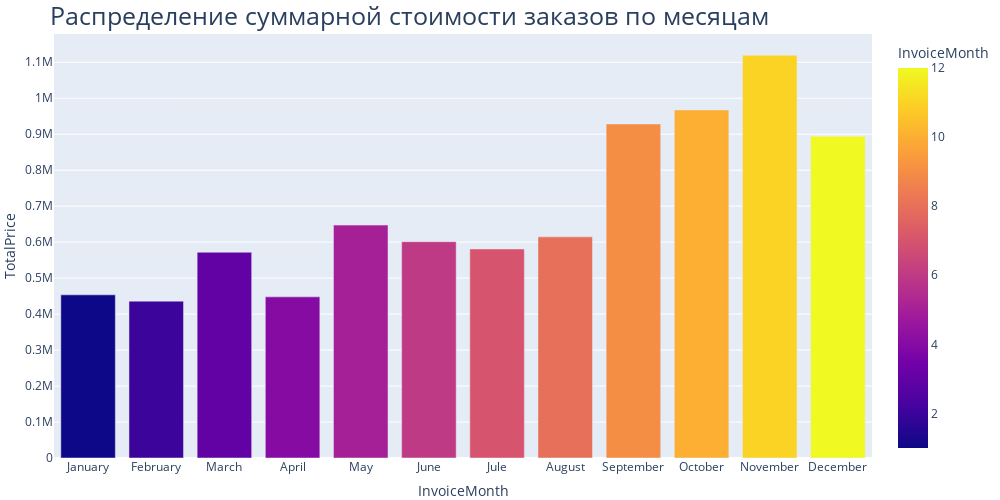

The cell this chart's notebook holds for it:
### Markdown cell above
Визуализируем распределение суммарной стоимости заказов по месяцам

### Code cell
# сгруппируем месяца по сумме общей стоимости товаров, отсортируем по суммарной стоимости
income_month = data_cleaned.groupby('InvoiceMonth', as_index=False)['TotalPrice'].sum()\
    .sort_values(by='TotalPrice', ascending=False)
fig = px.bar(data_frame=income_month,
             x='InvoiceMonth',
             y='TotalPrice',
             color='InvoiceMonth',
             width=1000,
             height=500,
             title = 'Распределение суммарной стоимости заказов по месяцам'
             )
fig.update_layout(
    margin={"r":0,"t":20,"l":0,"b":20},
    title=dict(font=dict(size=25), automargin=True, xanchor='left'),
    yaxis = dict(tickmode = 'linear', tick0 = 0, dtick = 100000),
    xaxis = dict(tickmode='array', tickvals = [1, 2, 3, 4, 5, 6, 7, 8, 9, 10, 11, 12], 
                 ticktext=['January', 'February', 'March', 'April', 'May', 'June', 'Jule', 'August', 'September',
                           'October', 'November', 'December'])
)
fig.show()

### Figure 1 — Plotly figure (JSON) as saved in the notebook; plotly's stock layout.template omitted (floating-point values rounded to 4 significant figures)
{"data": [{"alignmentgroup": "True", "hovertemplate": "InvoiceMonth=%{marker.color}<br>TotalPrice=%{y}<extra></extra>", "legendgroup": "", "marker": {"color": [11, 10, 9, 12, 5, 8, 6, 7, 3, 1, 4, 2], "coloraxis": "coloraxis", "pattern": {"shape": ""}}, "name": "", "offsetgroup": "", "orientation": "v", "showlegend": false, "textposition": "auto", "type": "bar", "x": [11, 10, 9, 12, 5, 8, 6, 7, 3, 1, 4, 2], "xaxis": "x", "y": [1120000.0, 967400.0, 928600.0, 894100.0, 647400.0, 614700.0, 601200.0, 581000.0, 571900.0, 453600.0, 447900.0, 436000.0], "yaxis": "y"}], "layout": {"barmode": "relative", "coloraxis": {"colorbar": {"title": {"text": "InvoiceMonth"}}, "colorscale": [[0, "#0d0887"], [0.1111, "#46039f"], [0.2222, "#7201a8"], [0.3333, "#9c179e"], [0.4444, "#bd3786"], [0.5556, "#d8576b"], [0.6667, "#ed7953"], [0.7778, "#fb9f3a"], [0.8889, "#fdca26"], [1, "#f0f921"]]}, "height": 500, "legend": {"tracegroupgap": 0}, "margin": {"b": 20, "l": 0, "r": 0, "t": 20}, "title": {"automargin": true, "font": {"size": 25}, "text": "Распределение суммарной стоимости заказов по месяцам", "xanchor": "left"}, "width": 1000, "xaxis": {"anchor": "y", "domain": [0, 1], "tickmode": "array", "ticktext": ["January", "February", "March", "April", "May", "June", "Jule", "August", "September", "October", "November", "December"], "tickvals": [1, 2, 3, 4, 5, 6, 7, 8, 9, 10, 11, 12], "title": {"text": "InvoiceMonth"}}, "yaxis": {"anchor": "x", "domain": [0, 1], "dtick": 100000, "tick0": 0, "tickmode": "linear", "title": {"text": "TotalPrice"}}}}
